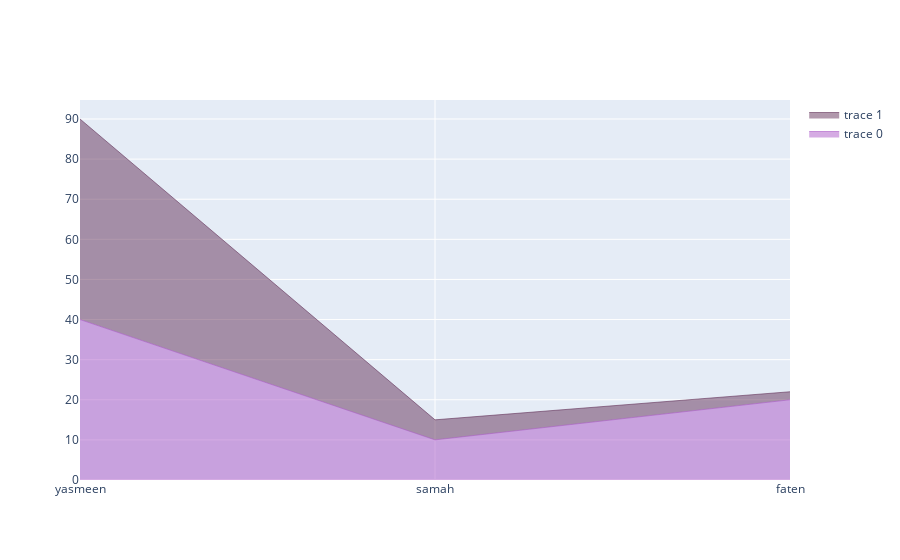

This figure's notebook cell:
### Code cell
#Scatter stacked using plotly
stud=['yasmeen','samah','faten']
fig=go.Figure()
fig.add_trace(go.Scatter(x=stud,y=[40,10,20],hoverinfo='x+y',mode='lines',line=dict(color='rgb(172,89,200)',width=.6),stackgroup='one'))
fig.add_trace(go.Scatter(x=stud,y=[50,5,2],hoverinfo='x+y',mode='lines',line=dict(color='rgb(100,51,90)',width=.6),stackgroup='one'))

### Figure 1 — Plotly figure (JSON) as saved in the notebook; plotly's stock layout.template omitted (floating-point values rounded to 4 significant figures)
{"data": [{"hoverinfo": "x+y", "line": {"color": "rgb(172,89,200)", "width": 0.6}, "mode": "lines", "stackgroup": "one", "type": "scatter", "x": ["yasmeen", "samah", "faten"], "y": [40, 10, 20]}, {"hoverinfo": "x+y", "line": {"color": "rgb(100,51,90)", "width": 0.6}, "mode": "lines", "stackgroup": "one", "type": "scatter", "x": ["yasmeen", "samah", "faten"], "y": [50, 5, 2]}], "layout": {}}
